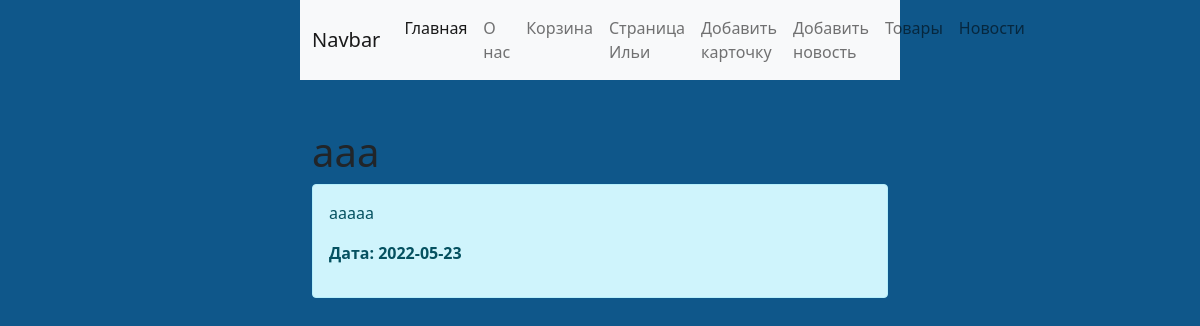
/news/6, run on the app's committed database.
### main.py (models this page shows, shortened)
class News(db.Model):
    id = db.Column(db.Integer, primary_key=True)
    title = db.Column(db.String(100), nullable=False)
    intro = db.Column(db.String(300), nullable=False)
    text = db.Column(db.Text, nullable=False)
    time = db.Column(db.DateTime, default=datetime.utcnow)

### main.py (the view)
@app.route("/news/<int:id>")
def news_detail(id):
    new = News.query.get(id)
    return render_template("news_detail.html", new=new)

### templates/news_detail.html (shortened to what this page needs)
{% extends "base.html" %}
{% block body %}
<div class="container mt-5">
    <h1>{{ new.title }}</h1>
    <div class="alert alert-info">
        <p>{{ new.text }}</p>
        <p><b>Дата: {{ new.time.date() }}</b></p>
    </div>
</div>
{% endblock %}

### static/css/style.css (style rules this page uses)
body { background: #0f578a; margin-left: 300px; margin-right: 300px; }

### data on the page
News: title "ааа", text "ааааа", time "2022-05-23"
